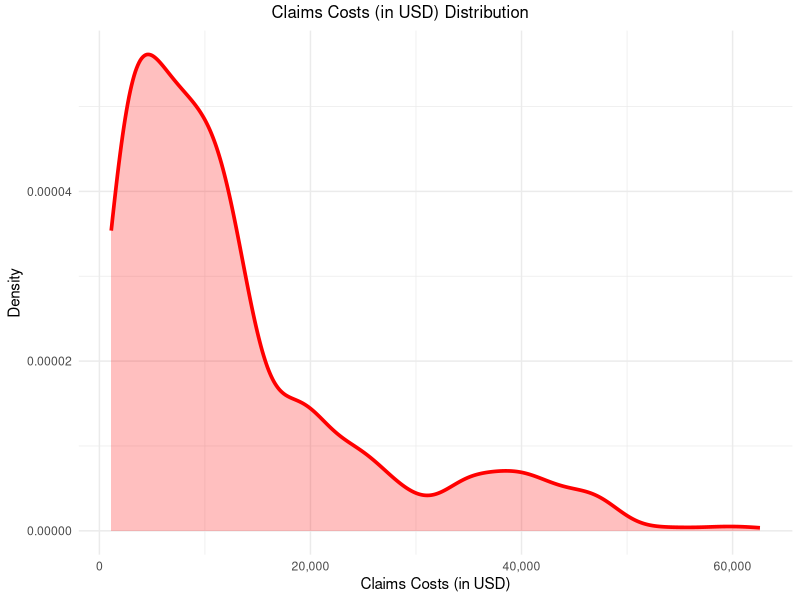

Recreate this plot in R.
## ---- chunk 1
#| results: "hide"
#| label: "data-preparation"
#| message: false
#| echo: false

#import libraries
library(readr)
library(dplyr)
library(ggplot2)
library(psych)
library(scales)
library(modelr)
library(glmnet)
library(ggpubr)
library(kableExtra)
library(knitr)

#load data
insurance_data_s26 <- read_csv("insurance_data_S26.csv")
insurance_valdiation <- read_csv("insurance_data_validation_S26.csv")
## ---- chunk 2
#| label: "data-exploration-1"
#| results: "hide"
#| echo: false
insurance_data_s26 <- insurance_data_s26 %>% select(-c(`...1`))

names(insurance_data_s26)
str(insurance_data_s26)
summary(insurance_data_s26)
## ---- chunk 3
#| label: "data-cleaning"
#| results: "hide"
#| echo: false

#evaluate missingness + check dimensions
dim(insurance_data_s26)
insurance_data_s26_clean <- insurance_data_s26 %>% filter(!is.na(charges))
dim(insurance_data_s26_clean)

#transform dummies
insurance_data_s26_clean <- insurance_data_s26_clean %>% mutate(
  male = ifelse(sex == "male", 1, 0), 
  smoker = ifelse(smoker == "no", 0, 1)
) %>% select(-c(sex))
## ---- chunk 4
#| label: "tbl-data-summary"
#| echo: false

#needs formated!!!
tbl <- describe(insurance_data_s26_clean)
tbl <- tbl %>% select(c(n, min, median, mean, max, sd)) %>% filter(rownames(tbl) != "region*" & rownames(tbl) != "caseID")
tbl <- tbl %>% slice(5, 1:4, 6:10)
tbl <- kable(tbl, col.names = 
            c("", "Count", "Minimum", "Median", "Mean", "Maximum", "Std. Dev."),
            digits = 3, 
            format.args = list(big.mark = ",")) %>% row_spec(1, bold = TRUE) %>%
  kable_classic() %>% 
  kable_styling(bootstrap_options = c("striped", "hover", "condensed")) 
tbl
## ---- chunk 5
#| label: "fig-data-dispersion"
#| echo: false
#| fig-cap: "Distribution of Claim Costs"

dens <- ggplot(insurance_data_s26_clean, aes(charges)) + geom_density(color = "red", linewidth = 1.25, fill = "red", alpha = .25) + labs(
  x = "Claims Costs (in USD)", 
  y = "Density", 
) + theme_minimal() + scale_y_continuous(labels = comma) + scale_x_continuous(labels = comma)

dens <- annotate_figure(dens, top = text_grob("Claims Costs (in USD) Distribution"))
dens

## ---- chunk 6
#| label: "transform-outcome"
#| results: "hide"
#| echo: false

insurance_data_s26_clean <- insurance_data_s26_clean %>% mutate(
  log_charges = log(charges + 1)
)

## ---- chunk 7
#| label: "data-split"
#| results: "hide"
#| echo: false

set.seed(12345) #set seed
train_index <- sample(
  x = 1:nrow(insurance_data_s26_clean), 
  size = floor(0.8*nrow(insurance_data_s26_clean))) 

#training and validation sets
insurance_train <- insurance_data_s26_clean[train_index, ]
insurance_test <- insurance_data_s26_clean[-train_index, ]

#sub-split for LASSO
insurance_train_input <- model.matrix(log_charges ~ . -caseID -charges, data = insurance_train)
insurance_train_output <- insurance_train$log_charges

insurance_test_input <- model.matrix(log_charges ~ . -caseID -charges, data = insurance_test )
insurance_test_output <- insurance_test$log_charges

## ---- chunk 8
#| label: "model-sws-aic"
#| results: "hide"
#| message: false
#| echo: false
#prep models
nullModel <- lm(log_charges ~ 1, data = insurance_train)
fullModel <- lm(log_charges ~ . -caseID -charges, data = insurance_train)

#final model build
model1 <- step(
  object = nullModel, 
  scope = list(
    lower = nullModel, 
    upper = fullModel
  ), 
  data = insurance_train, 
  direction = "both",
  k = 2, 
  trace = 0
)

summary(model1)

## ---- chunk 9
#| label: "model-lasso"
#| results: "hide"
#| message: false
#| echo: false

#set seed
set.seed(54321)

#build model
model2 <- cv.glmnet(
  x = insurance_train_input, 
  y = insurance_train_output, 
  family = "gaussian", 
  alpha = 1, 
  lambda = NULL, 
  standardize = TRUE, 
  nfolds = 10
)

model2 <- predict(model2, s = model2$lambda.1se, type = "coefficients")
model2 <- data.frame(name = model2@Dimnames[[1]][model2@i + 1], coefficient = model2@x)
model2

## ---- chunk 10
#| label: "model-1-validation"
#| results: "hide"
#| echo: false

#predict values
model1_predicted <- predict(model1, newx = insurance_test)

#calculate R^2


#calculate RMSE


## ---- chunk 11
#| label: "validation-set-clean"
#| results: "hide"
#| echo: false

insurance_valdiation <- insurance_valdiation %>% filter(!is.na(charges))
dim(insurance_valdiation)

#transform dummies
insurance_valdiation <- insurance_valdiation %>% mutate(
  male = ifelse(sex == "male", 1, 0), 
  smoker = ifelse(smoker == "no", 0, 1)
) %>% select(-c(sex))


#transform outcome
insurance_valdiation <- insurance_valdiation %>% mutate(
  log_charges = log(charges + 1)
)
